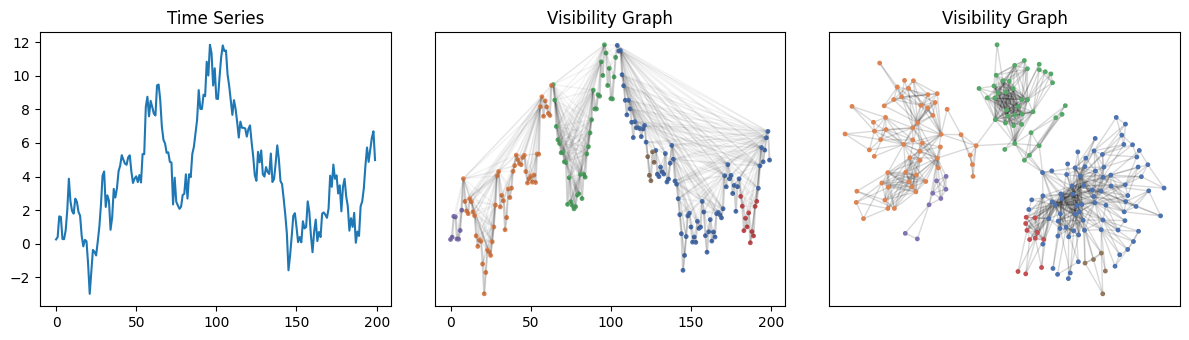

The script that drew this image:
from ts2vg import NaturalVG
import networkx as nx
import numpy as np
import matplotlib.pyplot as plt

# 1. Generate Brownian motion series
rng = np.random.default_rng(110)
ts = rng.standard_normal(size=200)
ts = np.cumsum(ts)

# 2. Build visibility graph
g = NaturalVG(directed=None).build(ts)
nxg = g.as_networkx()

# 3. Partition the graph into communities
communities = nx.algorithms.community.greedy_modularity_communities(nxg)

# 4. Make plots

COLORS = [
    "#4C72B0", "#DD8452", "#55A868", "#C44E52", "#8172B3",
    "#937860", "#DA8BC3", "#8C8C8C", "#CCB974", "#64B5CD",
]

node_colors = ["#000000"] * len(ts)
for community_id, community_nodes in enumerate(communities):
    for node in community_nodes:
        node_colors[node] = COLORS[community_id % len(COLORS)]

fig, [ax0, ax1, ax2] = plt.subplots(ncols=3, figsize=(12, 3.5))

ax0.plot(ts)
ax0.set_title("Time Series")

graph_plot_options = {
    "with_labels": False,
    "node_size": 6,
    "node_color": [node_colors[n] for n in nxg.nodes],
}

nx.draw_networkx(nxg, ax=ax1, pos=g.node_positions(), edge_color=[(0, 0, 0, 0.05)], **graph_plot_options)
ax1.tick_params(bottom=True, labelbottom=True)
ax1.plot(ts, c=(0, 0, 0, 0.15))
ax1.set_title("Visibility Graph")

nx.draw_networkx(nxg, ax=ax2, pos=nx.kamada_kawai_layout(nxg), edge_color=[(0, 0, 0, 0.15)], **graph_plot_options)
ax2.set_title("Visibility Graph")
